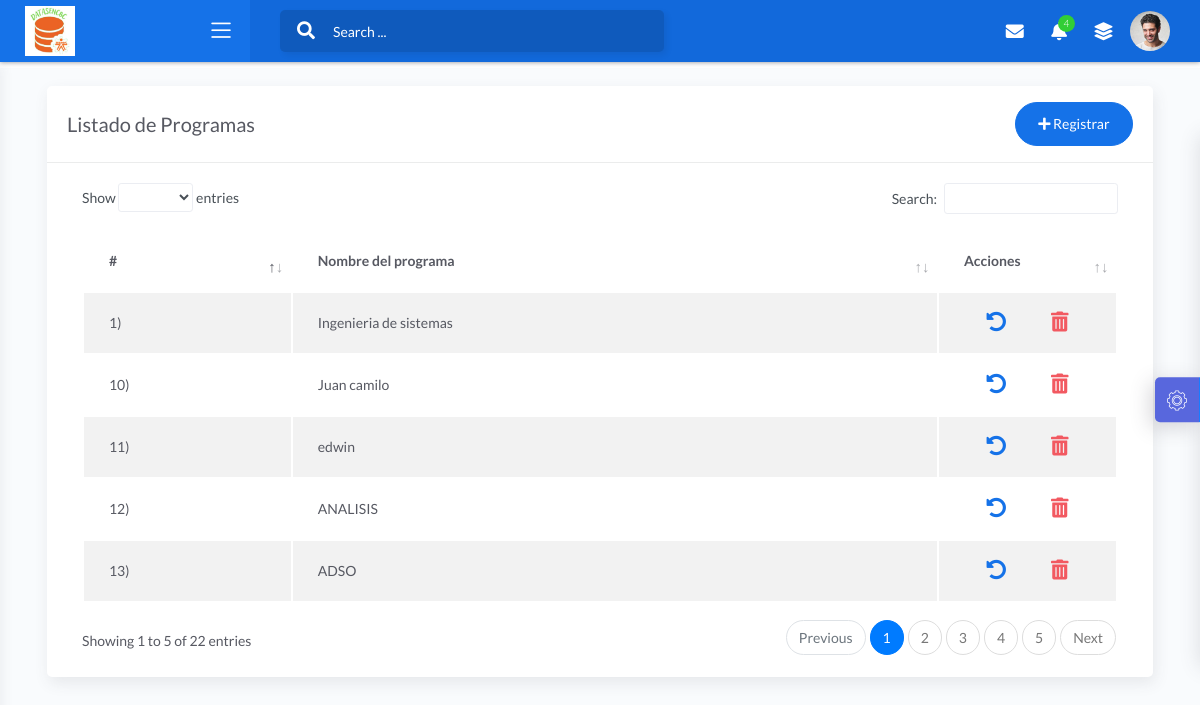
Screenshot of /Vista/html/listado_programas.php with the database file from the repository.
### tables this page shows
CREATE TABLE `programas` (
  `id_programa` int(11) NOT NULL,
  `nombre_progra` varchar(30) NOT NULL
);

### Vista/html/listado_programas.php (the view, shortened to what this page needs)
<?php include 'Vista/cabecera.php';?>
<?php
include("../../modelo/conexion.php");
$result="SELECT * FROM `programas` ORDER BY id_programa DESC;";
?>
<div class="page-inner">
          <div class="col-md-12">
                    <div class="card">
                              <div class="card-header">
                                        <div class="d-flex align-items-center">
                                                  <h4 class="card-title">Listado de Programas</h4>
                                                  <button class="btn btn-primary btn-round ml-auto" data-toggle="modal" data-target="#addRowModal">
                                                            <i class="fa fa-plus"></i>
                                                            Registrar
                                                  </button>
                                        </div>
                              </div>
                              <div class="card-body">
                                        <div class="table-responsive">
                                                  <table id="add-row" class="display table table-striped table-hover" >
                                                            <thead  class="">
                                                                      <tr>
                                                                                <th>#</th>
                                                                                <th>Nombre del programa</th>
                                                                                <th style="width:5%">Acciones</th>
                                                                      </tr>
                                                            </thead>
                                                            <tbody>
                                                            <?php
                                                            $contador =1;
                                                            foreach($conn ->query($result) as $lista){?>
                                                                      <tr>
                                                                                <td><?php echo $contador++ .')'; ?></td>
                                                                                <td><?php echo $lista['nombre_progra'] ?></td>
                                                                                <td>
                                                                                          <div class="form-button-action">
                                                                                                    <button type="button"   class="btn btn-link btn-primary" data-toggle="modal" data-target="#exampleModal<?php echo $lista['id_programa'] ?>">
                                                                                                              <i class="fas fa-undo-alt"  style="font-size:20px"></i>
                                                                                                    </button>
                                                                                                    <button type="button"  class="btn btn-link btn-danger"  data-toggle="modal" data-target="#exampleModal1<?php echo $lista['id_programa'] ?>">
                                                                                                              <i class="fas fa-trash-alt" style="font-size:20px"></i>
                                                                                                    </button>
                                                                                          </div>
                                                                                </td>
                                                                      </tr>
                                                                      <?php
                                                                      }
                                                                      ?>
                                                            </tbody>
                                                  </table>
                                        </div>
                              </div>
                    </div>
          </div>
          </div>
          </div>
<?php include 'Vista/footer.php';?>

### rows the page displays
programas: nombre_progra "Ingenieria de sistemas"
programas: nombre_progra "Juan camilo"
programas: nombre_progra "edwin"
programas: nombre_progra "ANALISIS"
programas: nombre_progra "ADSO"
